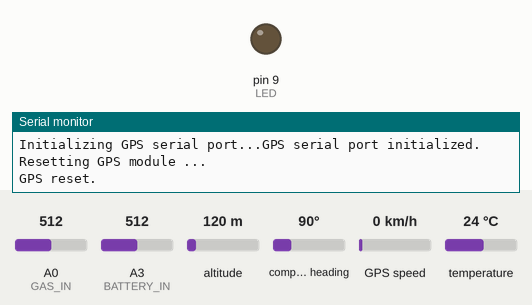
Recording of a sketch running on a simulated Arduino Uno, built with avr-gcc and run on an emulated ATmega328P. Shown: output pins drawn as LEDs (lit = HIGH), the last lines printed to the serial monitor. The test bench sets the inputs (shaded band); at power-on: A0 (GAS_IN) = 512, A3 (BATTERY_IN) = 512, altitude 120 m, compass heading 90°, GPS speed 0 km/h, temperature 24 °C. The local clock reads 2024-03-15 10:24:30 at power-on unless the sketch sets it; storage starts empty; the GPS gets a fix after 3 s at 37.7749, -122.4194 with 8 satellites.

Above: at 1.6 s.
At 40.6 s:
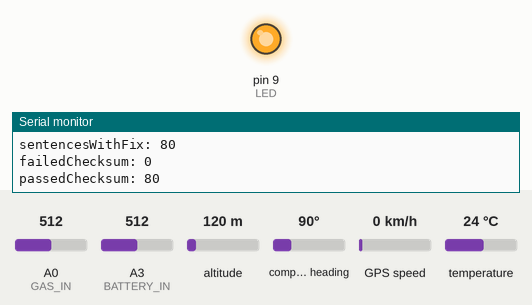
Timing chart, 0 to 41.0 s (numbered marks = the images above):
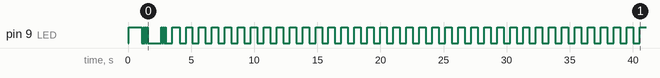

The sketch:

Riffle_Gas_GPS.ino
```cpp
/* Riffle Gas (Methane) with GPS data logger
 * https://publiclab.org/wiki/riffle
 *
 * MQ-4/MQ-6 or similar gas sensor
 * GP-735 TTL-UART GPS module
 *
 * This program will continously log the analog reading from an MQ-4 gas sensor
 * module along with GPS coordinates and RTC datestamp. The analog reading
 * from the Riffle battery voltage divider on A3 is also recorded. The MQ-4 gas
 * sensor utilizes a built-in heater which is powered by the battery. Changes
 * in battery voltage may affect the sensor's analog reading value.
 *
 * The data is appended to a CSV text file on the microSD card:
 * Date/Time,Latitude,Longitude,Altitude,Gas Sensor,Battery
 *
 * The blue LED on the Riffle blinks at a rate proportional to the sensor value.
 * A failed GPS fix is signaled by a series of four short blinks. Data will
 * continue to be logged without the GPS data.
 * A failed SD Card is signaled by rapid blinking at boot up.
 *
 * Communication with the GPS is through the TinyGPS++ library because it seems
 * to use less resources on the ATmega328P than other GPS libraries.
 *
 * Riffle 2x7 connector <-->  MQ-4 sensor board
 *  1) GND ------------------ HEATER GND
 *  3) 3v3 ------------------ A1
 * 13) A0  ------------------ B1 (see note)
 * 14) VBAT------------------ HEATER 1
 * Note: Pin B1 on the MQ-4 sensor module needs a 10K pulldown to GND.
 *
 * Riffle 2x7 connector <-->  GP-735 GPS module
 *  1) GND ------------------ GND
 *  3) 3v3 ------------------ VDD
 *  5) D3  ------------------ TX
 *  7) D2  ------------------ RX
 *     NC  ------------------ VBAT
 *  3) 3v3 ------------------ EN
 *
 *
 */


#include <SD.h>
// GPS on alternate serial port
#include <NeoSWSerial.h>      // https://github.com/SlashDevin/NeoSWSerial

#include <TinyGPS++.h>      // https://github.com/mikalhart/TinyGPSPlus
#include <DS3232RTC.h>        //http://github.com/JChristensen/DS3232RTC
#include <Time.h>             //https://github.com/PaulStoffregen/Time

// Logging
#define LOG_FILE "GAS-23.CSV"
// delay between data logging events in milliseconds
#define SENSOR_DELAY_MS 3000

// Riffle Status LED
#define LED 9

// SDcard
#define chipSelect 7
#define SDpower 6

// GPS communication
#define GPS_RX 2
#define GPS_TX 3
#define GPS_BAUD 9600

// analog sensor reading
#define GAS_IN A0
unsigned int sensorValue;

// analog battery level reading
#define BATTERY_IN A3

// main LED state
#define BLINK_DELAY_MS 1000
bool ledValue = 1;

// GPS error LED blinks
#define NO_GPS_BLINKS 4
#define NO_GPS_LED_ON_MS 50
#define NO_GPS_LED_OFF_MS 100
signed int no_gps_led_state = NO_GPS_BLINKS;

// log file
File dataFile;
time_t myTime;

// software serial for TTL-UART GPS module
NeoSWSerial gps(GPS_TX, GPS_RX);

// The TinyGPS++ object
TinyGPSPlus nmea;

// data to write to file
String dataString;

// pad single digit months/hours/seconds/etc with a leading zero
static String padDigits(int digits);

// debug / free RAM
int freeRam () {
  extern int __heap_start, *__brkval;
  int v;
  return (int) &v - (__brkval == 0 ? (int) &__heap_start : (int) __brkval);
}

void gpsHardwareReset()
{
  // Empty input buffer
  while (gps.available())
    gps.read();

  digitalWrite(LED, LOW);
  delay(50);
  digitalWrite(LED, HIGH);

  // Reset is complete when the first valid message is received
  while (1) {
    while (gps.available()) {
      if (nmea.encode(gps.read())) {
        digitalWrite(LED, LOW);
        return;
      }
    }
  }
}

void setup()
{
  // sets the serial port for debuging
  Serial.begin(115200);
  Serial.println(F("Sniffle Gas Sensor with GPS"));

  pinMode(LED, OUTPUT);

  Serial.print(F("Initializing SD card..."));
  pinMode(SDpower,OUTPUT);
  digitalWrite(SDpower,LOW);
  // see if the card is present and can be initialized:
  if (!SD.begin(chipSelect)) {
    Serial.println(F("Card failed, or not present"));
    // indicate SD problem with fast blink
    // this is a critical error
    while(1) {
      digitalWrite(LED,HIGH);
      delay(50);
      digitalWrite(LED,LOW);
      delay(100);
    }
  }
  Serial.println(F("Card initialized."));
  Serial.print(F("Logging to file: "));
  Serial.println(LOG_FILE);

  // initialize the GPS
  Serial.print(F("Initializing GPS serial port..."));
  gps.begin(GPS_BAUD);
  Serial.println(F("GPS serial port initialized."));
  Serial.println(F("Resetting GPS module ..."));
  gpsHardwareReset();
  Serial.println(F("GPS reset."));

  // reserve memory for the datastring, to reduce memory fragmentation
  dataString.reserve(100);
}

void loop()
{

  static unsigned long blink_ms = millis();
  static unsigned long sensor_ms = millis();

  // if a sentence is received, we can check the checksum, parse it...
  while (gps.available()) {
    char c = gps.read();
    nmea.encode(c);
  }

  // wait SENSOR_DELAY_MS for next logging attempt
  if (millis() - sensor_ms > SENSOR_DELAY_MS) {

    // put all values in the dataString, which will be written to the logfile
    dataString = "";

    // timestamp
    myTime = RTC.get();
    dataString += padDigits(year(myTime));
    dataString += "-";
    dataString += padDigits(month(myTime));
    dataString += "-";
    dataString += padDigits(day(myTime));
    dataString += "T";
    dataString += padDigits(hour(myTime));
    dataString += ":";
    dataString += padDigits(minute(myTime));
    dataString += ":";
    dataString += padDigits(second(myTime));
    dataString += ",";

    // temperature
    dataString += RTC.temperature();
    dataString += ",";

    // GPS
    if (nmea.location.isValid()) {
      // lat/lon
      dataString += String(nmea.location.lat(), 6);//1000000
      dataString += ',';
      dataString += String(nmea.location.lng(), 6);//1000000
      dataString += ',';

      //long alt;
      dataString += String(nmea.altitude.meters(), 8);//1000
      dataString += ',';
    } else {
      // No GPS data
      dataString += F("NoLAT,NoLNG,NoALT,");
    }

    // Analog sensor reading, pin A0
    sensorValue = analogRead(GAS_IN);
    dataString += String(sensorValue, DEC);
    dataString += ',';

    // Battery voltage reading, pin A3
    dataString += String(analogRead(BATTERY_IN), DEC);

    // print to the serial port too
    Serial.println(dataString);

    // if the file is available, write to it:
    File dataFile = SD.open(LOG_FILE, FILE_WRITE);
    if (dataFile) {
      dataFile.println(dataString);
      dataFile.close();
    } else {
      // if the file isn't open, pop up an error:
      Serial.print(F("Error opening file: "));
      Serial.println(LOG_FILE);
    }
    // debug free RAM
    Serial.print(F("freeRam: "));
    Serial.println(freeRam());
    // ok to reset sensor delay
    sensor_ms = millis();

    // extra GPS data
    Serial.print(F("Satellites: "));
    Serial.println(nmea.satellites.value());
    Serial.print(F("charsProcessed: "));
    Serial.println(nmea.charsProcessed());
    Serial.print(F("sentencesWithFix: "));
    Serial.println(nmea.sentencesWithFix());
    Serial.print(F("failedChecksum: "));
    Serial.println(nmea.failedChecksum());
    Serial.print(F("passedChecksum: "));
    Serial.println(nmea.passedChecksum());

  }

  // no GPS data, blink the LED pattern
  if (!nmea.location.isValid()) {
    if (no_gps_led_state > 0) {
      if ( (ledValue && (millis() - blink_ms) > NO_GPS_LED_ON_MS)
        || (!ledValue && (millis() - blink_ms) > NO_GPS_LED_OFF_MS) ) {
        // decrement blink counter
        if (ledValue) no_gps_led_state --;
        // toggle it
        ledValue = !ledValue;
        // reset timer
        blink_ms = millis();
      }
    } else {
      ledValue = 0;
      if (millis() - blink_ms > BLINK_DELAY_MS) {
        // Serial.println(F("No GPS data"));
        // reset blink counter
        no_gps_led_state = NO_GPS_BLINKS;
        blink_ms = millis();
      }
    }
  } else {
    // toggle the LED based on sensor value
    // Analog sensor reading, pin A0
    sensorValue = analogRead(GAS_IN);
    if (sensorValue < 1024) {
      if (millis() - blink_ms > (1024 - sensorValue) ) {
        ledValue = !ledValue;
        blink_ms = millis();
      }
    } else {
      ledValue = 1;
    }
  }
  digitalWrite(LED, ledValue);

}

// utility function for time display: adds leading 0
// returns string
String padDigits(int digits){
  String s = "";
  if(digits < 10)
    s += "0";
    String("0" + digits);
  s += digits;
  return s;
}
```
